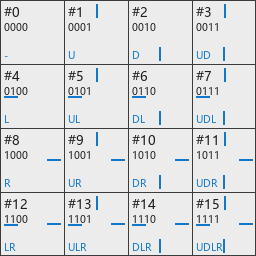
#> input picture data_sheets/create_ctm_template_reference.png, 256 x 256 px
$ python -i ctm.py   (imports and definitions only)
#> lines starting #> are read from the running program, lines starting #| are printed output that depends on the picture
#> further down, picture is the input picture: PIL image 256x256 RGBA; mean R, G, B, A 219.2, 221.4, 223.1, 255
"""Everything for a casing's connected-texture art, in one place.

A casing's art is derived from two 32x32 drawings — a base pattern and a frame — and every step after
that is machinery: the frame becomes sixteen connection states, becomes a corner tile, becomes the
octo-directional sheet, becomes any of the other seven layouts. Getting those steps in the right order
and with matching rules is the whole job, so they live together rather than in a dozen scripts whose
only record of the order is a conversation.

Commands:

    pipeline <base> <frame> <prefix>      base + frame -> every derived sheet
    corners  <frame> <out>                frame -> corner tile only
    omni     <ctm> <corners> <out>        the 4x4 sheet -> octo-directional
    layout   <omni> <layout> <out>        octo-directional -> one of the other seven
    verify   <sheet> [layout]             check a sheet against its connection states
    seams    <omni> [w] [h]               report outline pixels on interior seams
    show     <sheet> <index> [grid]       print one cell pixel for pixel
    preview  <sheet> <w> <h> [out]        lay out a block grid the way the game would read it
    layouts                               list the eight layouts and their sheet sizes

The rules, and why they are what they are:

  * The frame divides on a 6 / 20 / 6 nine-slice. A cell keeps a piece only for the sides it is open
    on, and the centre tiles through the rest. That is what makes one frame serve all sixteen states.

  * The corner tile is not a separate drawing: it is the frame's four corner pieces, kept and turned
    end for end. Turning is what puts each mark in the corner it closes.

  * The octo-directional index is Create's own, transcribed. A single wrong term there moves whole
    columns of cells and looks like an art bug; `verify` is how that gets caught.

  * Deriving a simpler layout from the octo-directional sheet is lossy in one direction only. The
    octo-directional sheet distinguishes 47 states; the simpler layouts read fewer neighbours, so
    several of its cells collapse into one of theirs. The choice is made by assuming the surface
    continues around the corner, and cannot be undone.
"""
import io
import itertools
import json
import os
import sys

from PIL import Image

# ------------------------------------------------------------------ constants

SIDES = ("up", "down", "left", "right")
CORNERS = ("topLeft", "topRight", "bottomLeft", "bottomRight")
ALL = SIDES + CORNERS

CELL = 32
RECT_GRID = 4
OMNI_GRID = 8

# 32 = 6 + 20 + 6: the frame's border is 6px and its interior 20px.
NINE_CUTS = (0, 6, 26, 32)

# Create's layouts and the number of cells per axis each one addresses.
LAYOUTS = {
    "HORIZONTAL": 2,
    "HORIZONTAL_KRYPPERS": 2,
    "VERTICAL": 2,
    "OMNIDIRECTIONAL": 8,
    "ROOF": 4,
    "ROOF_STAIR": 4,
    "CROSS": 4,
    "RECTANGLE": 4,
}


def luminance(pixel):
    return (pixel[0] * 299 + pixel[1] * 587 + pixel[2] * 114) // 1000


# -------------------------------------------------------------- index formulas
# Transcribed from Create's AllCTTypes, each as its own function so they can be read next to the
# original. Only OMNIDIRECTIONAL reads the diagonals.


def idx_horizontal(ctx):
    return (1 if ctx["right"] else 0) + (2 if ctx["left"] else 0)


# [4 lines left out: function idx_horizontal_kryppers, not called in this run]


def idx_vertical(ctx):
    return (1 if ctx["up"] else 0) + (2 if ctx["down"] else 0)


# [46 lines left out: function idx_omni, not called in this run]


def idx_cross(ctx):
    return ((1 if ctx["up"] else 0) + (2 if ctx["down"] else 0)
            + (4 if ctx["left"] else 0) + (8 if ctx["right"] else 0))


# [4 lines left out: function idx_rectangle, not called in this run]


ROOF_STAIR_MAP = [[1, 6, 9, 4], [14, 12, 13, 15], [2, 10, 8, 0], [5, 5, 5, 5]]


# [45 lines left out: functions idx_roof_stair, idx_roof, not called in this run]


INDEX_OF = {
    "HORIZONTAL": idx_horizontal,
    "HORIZONTAL_KRYPPERS": idx_horizontal_kryppers,
    "VERTICAL": idx_vertical,
    "OMNIDIRECTIONAL": idx_omni,
    "ROOF": idx_roof,
    "ROOF_STAIR": idx_roof_stair,
    "CROSS": idx_cross,
    "RECTANGLE": idx_rectangle,
}


def contexts():
    return [dict(zip(ALL, bits)) for bits in itertools.product((False, True), repeat=8)]


# [7 lines left out: function cell_states, not called in this run]


# ------------------------------------------------------------------- art steps


def rectangle_states():
    """The connection state each RECTANGLE index stands for."""
    return cell_states("RECTANGLE")


# The sixteen connection states, laid out as an 8x8 grid of 4px squares. Each letter names a piece of
# the frame, following the formula the artwork was drawn to:
#
#     A B A G G G G B        A B    frame's top-left / top-right quadrant
#     E F E 0 0 0 0 F        C D    frame's bottom-left / bottom-right quadrant
#     E F E 0 0 0 0 F        E F    the middle band: E is its left end, F the row through it
#     E F E 0 0 0 0 F        G H    the side band: G its top half, H the row through it
#     E F E 0 0 0 0 F        0      the centre, tiled
#     C D C H H H H D
#     A B A G G G G B
#     C D C H H H H D
#
# A cell keeps a border on a side it is open on and continues into the base on a side it connects on,
# which is what the eight rows spell out. Reading it as pixel windows is what makes one 32x32 drawing
# yield all sixteen states.

# Each entry is (source x, source y) of a 16x16 window on the frame. The frame is 32x32, so those
# windows are the four quadrants and the two middle strips.
CT_PIECES = {
    "A": (0, 0),
    "B": (16, 0),
    "C": (8, 0),
    "D": (0, 8),
    "E": (16, 8),
    "F": (0, 16),
    "G": (16, 16),
    "H": (8, 16),
}

CT_LAYOUT = (
    "ABACCCCB",
    "DED....E",
    "DED....E",
    "DED....E",
    "DED....E",
    "FGFHHHHG",
    "ABACCCCB",
    "FGFHHHHG",
)

# [20 lines left out: function border_thickness, not called in this run]


# The four pieces that sit against the sheet's interior — C, H along the horizontal run and D, E along
# the vertical one — do not copy their window verbatim. A window taken from a frame's border carries the
# border's taper, and pasted whole it reads as a seam at the join. The artwork instead takes that
# window's middle band and mirrors it outward to fill the 16px square, which turns the taper into a
# repeating pattern that continues across the join.
#
# The band's width is a quarter of the window, which is what makes the mirrors line up for both a 6px
# corner and a 4px one: the taper it spans is proportional to the corner it belongs to.
CT_MIRROR_X = {"C", "H"}
CT_MIRROR_Y = {"D", "E"}


def _mirror_axis(piece, axis):
    """Fill a piece along one axis by mirroring its middle band outward."""
    width, height = piece.size
    length = width if axis == "x" else height
    quarter = length // 4
    out = Image.new("RGBA", piece.size, (0, 0, 0, 0))

    for index in range(height if axis == "x" else width):
        if axis == "x":
            line = [piece.getpixel((x, index)) for x in range(width)]
        else:
            line = [piece.getpixel((index, y)) for y in range(height)]

        band = line[quarter:quarter + 2 * quarter]
        if len(band) < 2 * quarter:
            rebuilt = line
        else:
            lead = band[:quarter][::-1]
            tail = band[:quarter]
            built = lead + band + tail
            # Still short only when the window itself is narrower than the square; repeat the band.
            while len(built) < length:
                built = built + band
            rebuilt = built[:length]

        for position in range(length):
            if axis == "x":
                out.putpixel((position, index), rebuilt[position])
            else:
                out.putpixel((index, position), rebuilt[position])
    return out


def _mirror_x(piece):
    return _mirror_axis(piece, "x")


def _mirror_y(piece):
    return _mirror_axis(piece, "y")


def build_rectangle_sheet(frame):
    """The 4x4 sheet: sixteen states, each 32x32, drawn from 16x16 windows on the frame.

    The centre of the sheet is left transparent so the base shows through — that is why the layout's
    middle is dots rather than a letter.
    """
    sheet = Image.new("RGBA", (CELL * RECT_GRID, CELL * RECT_GRID), (0, 0, 0, 0))
#> sheet: PIL image 128x128 RGBA; every value is 0
    window = 16

    for row, line in enumerate(CT_LAYOUT):
        for column, letter in enumerate(line):
            if letter == ".":
                continue
            x, y = CT_PIECES[letter]
            piece = frame.crop((x, y, x + window, y + window))
            if letter in CT_MIRROR_X:
                piece = _mirror_x(piece)
            elif letter in CT_MIRROR_Y:
                piece = _mirror_y(piece)
            sheet.paste(piece, (column * window, row * window))
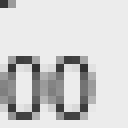
#> piece: PIL image 16x16 RGBA (shown 8 times larger); mean R, G, B, A 208.2, 208.2, 208.2, 255
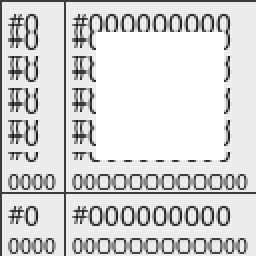
#> sheet: PIL image 128x128 RGBA (shown 2 times larger); mean R, G, B, A 148.8, 148.8, 148.8, 191.2; transparent parts drawn white
    return sheet


# [105 lines left out: functions build_rectangle_cell, build_corner_tile, corner_needs, find_marks, build_omni_table, not called in this run]


# Where each mark goes, and which way it faces.
#
# The position is the identity mapping: a mark taken from the frame's top-left corner closes the cell's
# top-left corner. That is fixed.
#
# What is not fixed is the mark's *orientation*. A corner piece is drawn to sit in the frame's corner,
# where its outline faces outward; pasted into an inner corner it has to face inward instead, which is
# the same piece turned end for end about its own centre. So each mark is rotated 180 degrees before
# being pasted — its anchor stays where it was, only the pixels inside turn around.
#
# `--no-flip-marks` pastes them unturned.
ANCHOR = {"topLeft": (0, 0), "topRight": (1, 0),
          "bottomLeft": (0, 1), "bottomRight": (1, 1)}


# [425 lines left out: functions convert_to_omni, choose_omni_source, cut_layout, cmd_pipeline, cmd_corners, cmd_omni and 6 more, not called in this run]


COMMANDS = {
    "pipeline": cmd_pipeline,
    "corners": cmd_corners,
    "omni": cmd_omni,
    "layout": cmd_layout,
    "verify": cmd_verify,
    "seams": cmd_seams,
    "show": cmd_show,
    "preview": cmd_preview,
    "layouts": cmd_layouts,
}


# [13 lines left out: function main, not called in this run]


# [2 lines not run here, left out]

>>> from PIL import Image
>>> picture = Image.open('../../data_sheets/create_ctm_template_reference.png')
>>> result = build_rectangle_sheet(picture)
